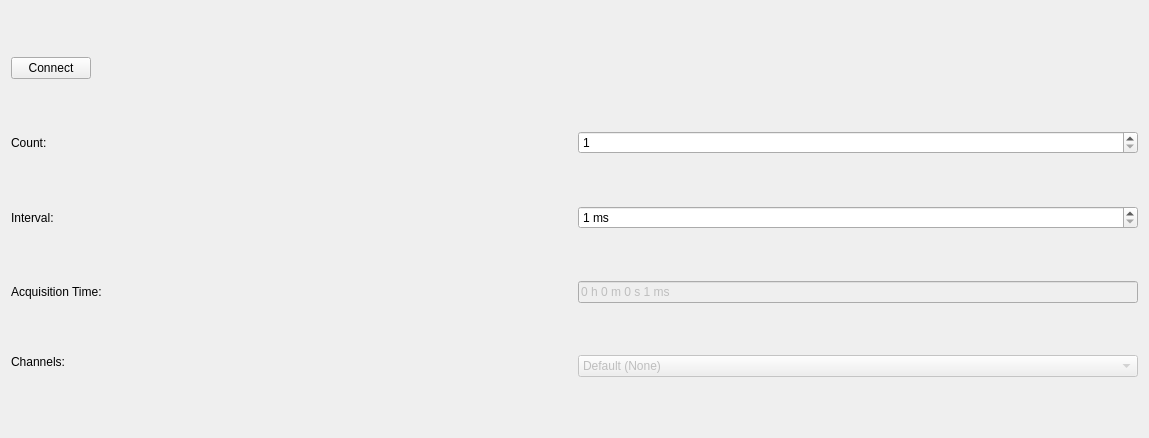
          <widget class="QWidget" name="page_2">
           <property name="geometry">
            <rect>
             <x>0</x>
             <y>0</y>
             <width>1149</width>
             <height>438</height>
            </rect>
           </property>
           <attribute name="label">
            <string>Confocal experiment</string>
           </attribute>
           <layout class="QGridLayout" name="gridLayout_7">
            <item row="2" column="1">
             <widget class="QLabel" name="label_14">
              <property name="sizePolicy">
               <sizepolicy hsizetype="MinimumExpanding" vsizetype="Preferred">
                <horstretch>0</horstretch>
                <verstretch>0</verstretch>
               </sizepolicy>
              </property>
              <property name="text">
               <string>Count:</string>
              </property>
             </widget>
            </item>
            <item row="10" column="1" alignment="Qt::AlignTop">
             <widget class="QLabel" name="label_16">
              <property name="text">
               <string>Channels:</string>
              </property>
             </widget>
            </item>
            <item row="0" column="1" alignment="Qt::AlignLeft">
             <widget class="QPushButton" name="pushButton_3">
              <property name="cursor">
               <cursorShape>PointingHandCursor</cursorShape>
              </property>
              <property name="text">
               <string>Connect</string>
              </property>
              <property name="checkable">
               <bool>true</bool>
              </property>
             </widget>
            </item>
            <item row="7" column="1">
             <widget class="QLabel" name="label_20">
              <property name="text">
               <string>Acquisition Time:</string>
              </property>
             </widget>
            </item>
            <item row="2" column="2">
             <widget class="QSpinBox" name="spinBox_6">
              <property name="minimum">
               <number>1</number>
              </property>
              <property name="maximum">
               <number>99999</number>
              </property>
             </widget>
            </item>
            <item row="6" column="2">
             <widget class="QSpinBox" name="spinBox_7">
              <property name="suffix">
               <string> ms</string>
              </property>
              <property name="minimum">
               <number>1</number>
              </property>
              <property name="maximum">
               <number>9999999</number>
              </property>
             </widget>
            </item>
            <item row="6" column="1">
             <widget class="QLabel" name="label_15">
              <property name="text">
               <string>Interval:</string>
              </property>
             </widget>
            </item>
            <item row="10" column="2">
             <widget class="QComboBox" name="comboBox_2">
              <property name="enabled">
               <bool>false</bool>
              </property>
              <item>
               <property name="text">
                <string>Default (None)</string>
               </property>
              </item>
             </widget>
            </item>
            <item row="7" column="2">
             <widget class="QLineEdit" name="lineEdit_4">
              <property name="enabled">
               <bool>false</bool>
              </property>
              <property name="text">
               <string>0 h 0 m 0 s 1 ms</string>
              </property>
             </widget>
            </item>
           </layout>
          </widget>
